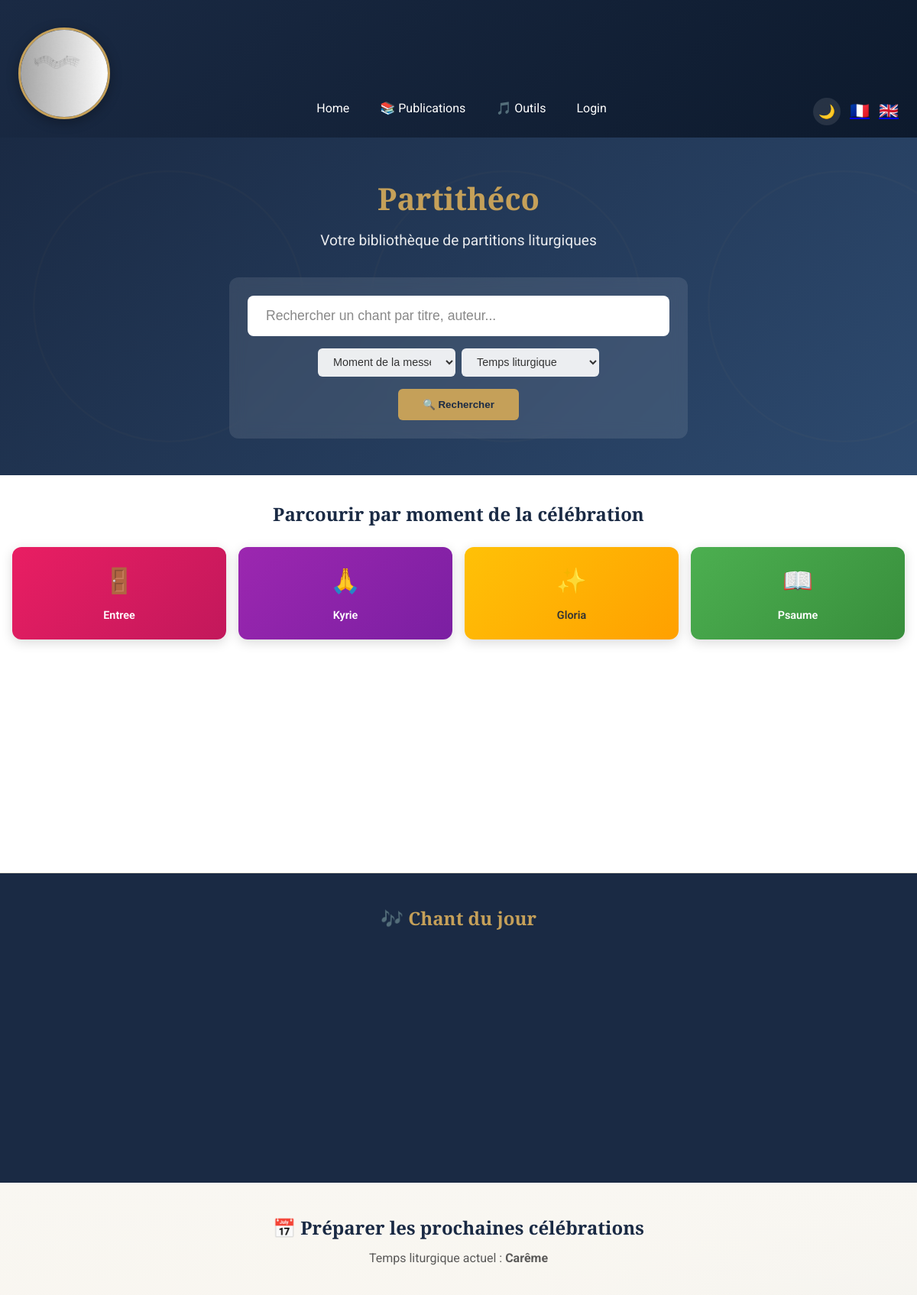
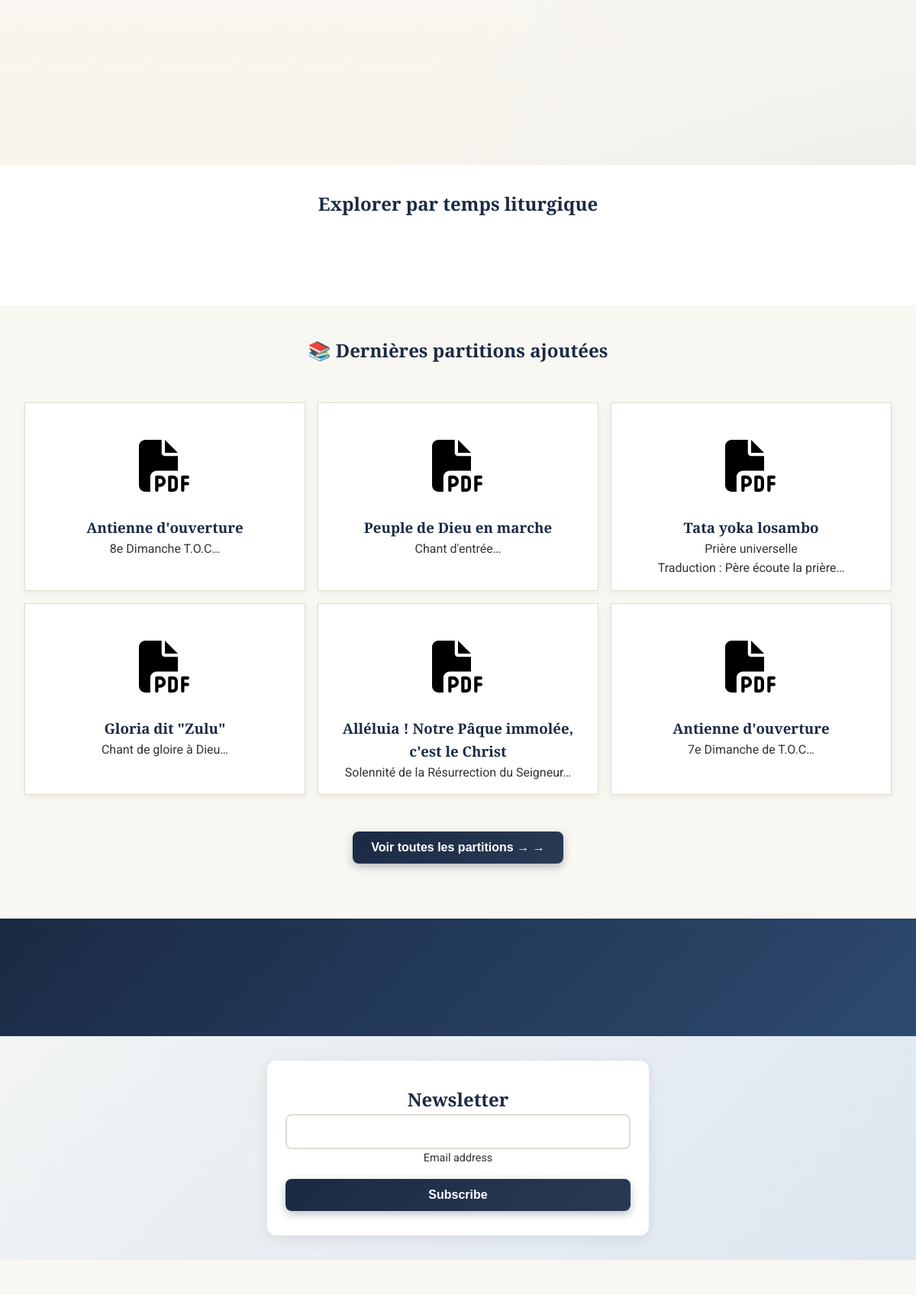
The app's page /index.php?lang=en (upper part) with its own data (2 pictures, top to bottom).
### tables this page shows
CREATE TABLE projects (
                id INTEGER PRIMARY KEY AUTOINCREMENT,
                user_id INTEGER NOT NULL,
                title TEXT NOT NULL,
                description TEXT NOT NULL,
                thumbnail TEXT,
                date_publication DATETIME DEFAULT CURRENT_TIMESTAMP, media TEXT, author TEXT, arranger TEXT, genre TEXT, tonality TEXT, moment_messe TEXT, temps_liturgique TEXT, is_liturgical BOOLEAN DEFAULT 0, voix TEXT,
                FOREIGN KEY(user_id) REFERENCES users(id)
            );

### assets/locales/trad.php (called while the page is built, shortened)
<?php
$lang = $_SESSION['lang']
         ?? ($_COOKIE['lang'] ?? 'fr');
$transFile = __DIR__ . "/{$lang}.php";
$t = include $transFile;

### classes/ProjectRepository.php (called while the page is built, shortened)
<?php
class ProjectRepository {
    private PDO $pdo;
    public function __construct(PDO $pdo) {
        $this->pdo = $pdo;
    }
    public function getProjects(int $limit = 5, int $offset = 0): array {
        $stmt = $this->pdo->prepare("
            SELECT p.*, u.username
            FROM projects p
            JOIN users u ON p.user_id = u.id
            ORDER BY p.date_publication DESC
            LIMIT :limit OFFSET :offset
        ");
        $stmt->bindValue(':limit', $limit, PDO::PARAM_INT);
        $stmt->bindValue(':offset', $offset, PDO::PARAM_INT);
        $stmt->execute();
        return $stmt->fetchAll(PDO::FETCH_ASSOC);
    }
}

### classes/CatalogService.php (called while the page is built, shortened)
<?php
class CatalogService {
    public function getMoments(): array {
        return [
            ['slug' => 'entree', 'nom' => 'Entree', 'icon' => '🚪'],
            ['slug' => 'kyrie', 'nom' => 'Kyrie', 'icon' => '🙏'],
            ['slug' => 'gloria', 'nom' => 'Gloria', 'icon' => '✨'],
            ['slug' => 'psaume', 'nom' => 'Psaume', 'icon' => '📖'],
            ['slug' => 'acclamation', 'nom' => 'Acclamation', 'icon' => '🎵'],
            ['slug' => 'credo', 'nom' => 'Credo', 'icon' => '✝️'],
            ['slug' => 'offertoire', 'nom' => 'Offertoire', 'icon' => '🍞'],
            ['slug' => 'sanctus', 'nom' => 'Sanctus', 'icon' => '👼'],
            ['slug' => 'agnus', 'nom' => 'Agnus Dei', 'icon' => '🐑'],
            ['slug' => 'communion', 'nom' => 'Communion', 'icon' => '🍷'],
            ['slug' => 'envoi', 'nom' => 'Envoi', 'icon' => '🕊️'],
            ['slug' => 'marie', 'nom' => 'Chants a Marie', 'icon' => '💙'],
        ];
    }
    public function getTempsLiturgiques(bool $lowercaseSlugs = false): array {
        if ($lowercaseSlugs) {
            return [
                ['slug' => 'avent', 'nom' => 'Avent'],
                ['slug' => 'noel', 'nom' => 'Noël'],
                ['slug' => 'careme', 'nom' => 'Carême'],
                ['slug' => 'paques', 'nom' => 'Pâques'],
                ['slug' => 'ordinaire', 'nom' => 'Temps Ordinaire'],
            ];
        }
        return [
            ['slug' => 'Avent', 'nom' => 'Avent'],
            ['slug' => 'Noël', 'nom' => 'Noël'],
            ['slug' => 'Carême', 'nom' => 'Carême'],
            ['slug' => 'Pâques', 'nom' => 'Pâques'],
            ['slug' => 'Ordinaire', 'nom' => 'Temps Ordinaire'],
        ];
    }
    public function buildHomePageData(ProjectRepository $projectRepository): array {
        $projects = $projectRepository->getProjects(6, 0);
        $allProjects = $projectRepository->getProjects(100, 0);
        $chantDuJour = !empty($allProjects) ? $allProjects[array_rand($allProjects)] : null;
        try {
            $season = LiturgicalCalendar::nextSundaySeason();
            $suggestions = $projectRepository->getByTemps($season, 4);
        } catch (\Throwable $e) {
            $season = 'Ordinaire';
            $suggestions = [];
        }
        $prochainsDimanches = [];
        $today = new \DateTime();
        for ($i = 0; $i < 3; $i++) {
            $sunday = clone $today;
            $sunday->modify('next sunday');
            $sunday->modify("+{$i} week");
            $prochainsDimanches[] = [
                'date' => $sunday->format('d/m/Y'),
                'jour' => $sunday->format('l'),
                'temps' => $season,
            ];
        }
        return [
            'projects' => $projects,
            'allProjects' => $allProjects,
            'chantDuJour' => $chantDuJour,
            'season' => $season,
            'suggestions' => $suggestions,
            'prochainsDimanches' => $prochainsDimanches,
            'totalPartitions' => count($allProjects),
            'moments' => $this->getMoments(),
            'tempsLiturgiques' => $this->getTempsLiturgiques(true),
        ];
    }
}

### classes/LiturgicalCalendar.php (called while the page is built, shortened)
<?php
class LiturgicalCalendar {
    public static function easterDate(int $year): \DateTime {
        $a = $year % 19;
        $b = intdiv($year, 100);
        $c = $year % 100;
        $d = intdiv($b, 4);
        $e = $b % 4;
        $f = intdiv($b + 8, 25);
        $g = intdiv($b - $f + 1, 3);
        $h = (19 * $a + $b - $d - $g + 15) % 30;
        $i = intdiv($c, 4);
        $k = $c % 4;
        $l = (32 + 2 * $e + 2 * $i - $h - $k) % 7;
        $m = intdiv($a + 11 * $h + 22 * $l, 451);
        $month = intdiv($h + $l - 7 * $m + 114, 31);
        $day = (($h + $l - 7 * $m + 114) % 31) + 1;
        return new \DateTime("$year-$month-$day");
    }
    public static function getSeason(\DateTime $date): string {
        $year = (int)$date->format('Y');
        $easter = self::easterDate($year);
        $ashWednesday = (clone $easter)->modify('-46 days');
        $christmas = new \DateTime("$year-12-25");
        $adventStart = clone $christmas;
        $prevChristmas = new \DateTime(($year - 1) . "-12-25");
        $epiphany = new \DateTime("$year-01-06");
        $baptismOfLord = (clone $epiphany)->modify('next sunday');
        $holyThursday = (clone $easter)->modify('-3 days');
        if ($date >= $ashWednesday && $date < $holyThursday) {
            return 'Carême';
        }
        return 'Ordinaire';
    }
    public static function nextSundaySeason(): string {
        $today = new \DateTime();
        $nextSunday = clone $today;
        if ($today->format('N') != 7) {
            $nextSunday->modify('next sunday');
        }
        return self::getSeason($nextSunday);
    }
}

### index.php (the view, shortened to what this page needs)
<?php
require_once __DIR__ . '/assets/locales/trad.php';
$successNL = false;
$db         = new Database();
$pdo        = $db->getPDO();
$projectRepository = new ProjectRepository($pdo);
$catalogService = new CatalogService();
$homeData = $catalogService->buildHomePageData($projectRepository);
extract($homeData, EXTR_SKIP);
include __DIR__ . '/includes/header.php';
include __DIR__ . '/includes/navbar.php';
?>
<main>
  <section class="hero-section">
    <div class="hero-content">
      <h1>Partithéco</h1>
      <p class="tagline">Votre bibliothèque de partitions liturgiques</p>
      <div class="hero-search">
        <form action="publications.php" method="get">
          <input type="text" name="q" placeholder="Rechercher un chant par titre, auteur...">
          <div class="search-filters-row">
            <select name="moment">
              <option value="">Moment de la messe</option>
            </select>
            <select name="temps">
              <option value="">Temps liturgique</option>
            </select>
          </div>
          <button type="submit" class="btn-search">🔍 Rechercher</button>
        </form>
      </div>
    </div>
  </section>
  <section class="moments-nav">
    <h2>Parcourir par moment de la célébration</h2>
    <div class="moments-grid">
      <?php foreach ($moments as $m): ?>
        <a href="publications.php?moment=<?= $m['slug'] ?>&lang=<?= $lang ?>" class="moment-card <?= $m['slug'] ?>">
          <span class="icon"><?= $m['icon'] ?></span>
          <span><?= $m['nom'] ?></span>
        </a>
      <?php endforeach; ?>
    </div>
  </section>
  <?php if ($chantDuJour): ?>
  <section class="chant-jour">
    <h2>🎶 Chant du jour</h2>
  </section>
  <?php endif; ?>
  <section class="calendar-section">
    <h2>📅 Préparer les prochaines célébrations</h2>
    <p class="subtitle">Temps liturgique actuel : <strong><?= htmlspecialchars($season) ?></strong></p>
    <div class="calendar-cards">
    </div>
  </section>
  <section class="temps-section">
    <h2>Explorer par temps liturgique</h2>
    <div class="temps-grid">
    </div>
  </section>
  <section class="publications-section">
    <h2>📚 Dernières partitions ajoutées</h2>
    <div id="projectsContainer">
      <?php $i = 0; ?>
      <?php foreach ($projects as $project): ?>
        <?php
          $file    = $project['thumbnail'] ?? '';
          $ext     = strtolower(pathinfo($file, PATHINFO_EXTENSION));
          $fileUrl = "assets/img/{$file}";
          $detail  = "project.php?id={$project['id']}&lang={$lang}";
        ?>
        <div class="project-item" style="--order: <?= $i++ ?>">
          <?php if (in_array($ext, ['jpg','jpeg','png','gif'])): ?>
            <a href="javascript:void(0)" onclick="openLightbox('<?= htmlspecialchars($fileUrl) ?>')">
              <img
                src="<?= htmlspecialchars($fileUrl) ?>"
                alt="<?= htmlspecialchars($project['title'], ENT_NOQUOTES, 'UTF-8', false) ?>"
                class="project-thumbnail">
            </a>
          <?php elseif ($ext === 'pdf'): ?>
            <a href="javascript:void(0)" onclick="openPDF('<?= htmlspecialchars($fileUrl) ?>')">
              <img
                src="/assets/static/file-pdf-solid.svg"
                alt="PDF : <?= htmlspecialchars($project['title'],ENT_NOQUOTES, 'UTF-8', false) ?>"
                class="project-thumbnail pdf-icon">
            </a>
          <?php endif; ?>
          <h3>
            <a href="<?= htmlspecialchars($detail) ?>">
              <?= htmlspecialchars($project['title'], ENT_NOQUOTES, 'UTF-8', false) ?>
            </a>
          </h3>
          <p>
            <?= nl2br(htmlspecialchars(substr($project['description'], 0, 80), ENT_NOQUOTES, 'UTF-8', false)) ?>…
          </p>
        </div>
      <?php endforeach; ?>
    </div>
    <button
      type="button"
      class="btn-load-more"
      onclick="location.href='publications.php?lang=<?= htmlspecialchars($lang) ?>'">
      Voir toutes les partitions →
    </button>
  </section>
  <section class="stats-section">
    <div class="stats-grid">
    </div>
  </section>
  <section id="newsletter" class="animated-form centered-section">
    <h2 class="fade-in-up" style="--delay:0.1s;">
      <?= htmlspecialchars($t['newsletter']['title']) ?>
    </h2>
    <?php if (!empty($successNL)): ?>
      <p class="fade-in-up" style="--delay:0.2s;">
        <?= htmlspecialchars($t['newsletter']['success']) ?>
      </p>
    <?php else: ?>
      <?php $delay = 0.2; ?>
      <form method="post" class="newsletter-form" novalidate>
        <div class="form-group" style="--delay:<?= $delay ?>s">
          <input
            type="email"
            id="newsletterEmail"
            name="newsletter_email"
            placeholder=" "
            required>
          <label for="newsletterEmail">
            <?= htmlspecialchars($t['form']['email']) ?>
          </label>
          <div class="form-line"></div>
        </div>
        <?php $delay += 0.1; ?>
        <button
          type="submit"
          name="newsletter_submit"
          class="form-btn btn-primary"
          style="--delay:<?= $delay ?>s;">
          <?= htmlspecialchars($t['buttons']['subscribe']) ?>
        </button>
      </form>
    <?php endif; ?>
  </section>
</main>

### assets/css/base.css (style rules this page uses)
:root { --color-lit-night: #1a2a44; --color-lit-gold: #c5a059; --color-lit-white: #f9f7f2; --color-lit-accent: #8e2424; --primary-light: var(--color-lit-night); --text-action: var(--color-lit-accent); --background: var(--color-lit-white); --font-family: 'Roboto', Arial, sans-serif; --card-bg: #ffffff; --text-color: #333333; --border-color: #e0dcd0; --navbar-shadow: rgba(0,0,0,0.15); --skeleton-bg: #e8e4dc; }
*, *::before, *::after { box-sizing: border-box; margin: 0; padding: 0; }
html, body { height: 100%; }
body { display: flex; flex-direction: column; min-height: 100vh; font-family: var(--font-family); background-color: var(--background); color: var(--text-color); line-height: 1.6; transition: background-color 0.3s, color 0.3s; }
main { flex: 1; position: relative; z-index: 0; transition: background 0.3s; }
main { background: linear-gradient( 135deg, rgba(255, 255, 255, 0.272) 50%, rgba(220,230,240,0.95) 100% ); }

### assets/css/animations.css (style rules this page uses)
.fade-in-up { opacity: 0; transform: translateY(20px); animation: fadeInUp 0.6s ease-out forwards; animation-delay: var(--delay, 0s); text-align: center; }

### assets/css/buttons.css (style rules this page uses)
.btn-primary, .btn-load-more, .newsletter-form button, .comment-form button, #backToTop { display: inline-flex; align-items: center; justify-content: center; gap: 0.5rem; padding: 0.75rem 1.5rem; background: linear-gradient(135deg, var(--color-lit-night) 0%, #2a3a54 100%); color: #fff; font-weight: 600; font-size: 1rem; border: none; border-radius: 8px; box-shadow: 0 4px 12px rgba(26, 42, 68, 0.3); cursor: pointer; transition: all 0.3s ease; text-decoration: none; }
.btn-load-more { display: block; margin: 2rem auto; }
.btn-load-more::after { content: '→'; transition: margin-left 0.2s ease; }

### assets/css/projects.css (style rules this page uses)
#projectsContainer { display:flex !important; flex-wrap:wrap !important; gap:1rem !important; padding:1rem !important; justify-content: center !important; }
.project-item { background: var(--card-bg); border: 1px solid var(--border-color); padding: 1rem; flex: 1 1 300px; box-shadow: 0 0 5px rgba(0,0,0,0.1); transition: transform .3s, box-shadow .3s, background .3s, border .3s; opacity: 0; transform: translateY(20px); animation: fadeInUp .6s ease-out forwards; animation-delay: calc(var(--order)*100ms); }
.project-thumbnail { width:100%; height:100px; object-fit:cover; border-radius:4px; margin-bottom:.5rem; }
.pdf-icon { display:block; width:150px; margin:1rem auto; object-fit:contain; background:#fff; padding:1rem; border-radius:4px; }
.project-item h3, .project-item p { text-align:center; }
.project-item a { text-decoration:none; color: var(--text-action); font-weight:bold; }

### assets/css/forms.css (style rules this page uses)
.animated-form { width: 90%; max-width: 800px; margin: 2rem auto; padding: 2rem 1.5rem; background: var(--card-bg); border-radius: 12px; box-shadow: 0 4px 20px rgba(0,0,0,0.08); }
.form-group { position: relative; margin-bottom: 1.5rem; opacity: 0; transform: translateY(20px); animation: fadeInUp 0.6s ease-out forwards; animation-delay: var(--delay, 0s); }
.form-group input, .form-group textarea, .form-group select { width: 100%; border: none; border-bottom: 2px solid var(--color-lit-night); padding: 0.8rem 0; background: transparent; font-size: 1rem; color: var(--text-color); outline: none; transition: border-color 0.3s ease; }
.form-group input::placeholder, .form-group textarea::placeholder { color: #999; font-style: italic; }
.form-group label { position: absolute; top: 0.8rem; left: 0; font-size: 1rem; color: var(--text-color); opacity: 0.7; pointer-events: none; transition: transform 0.3s, font-size 0.3s, color 0.3s, opacity 0.3s; }
.form-group input:focus + label, .form-group input:not(:placeholder-shown) + label, .form-group textarea:focus + label, .form-group textarea:not(:placeholder-shown) + label { transform: translateY(-1.5rem) scale(0.85); color: var(--color-lit-gold); }
.form-line { position: absolute; bottom: 0; left: 0; width: 100%; height: 2px; overflow: hidden; }
.form-line::before { content: ""; position: absolute; width: 100%; height: 100%; background: var(--color-lit-gold); transform: scaleX(0); transform-origin: left; transition: transform 0.3s ease; }
.form-btn { margin-top: 1.5rem; width: 100%; padding: 1rem 2rem; background: linear-gradient(135deg, var(--color-lit-night) 0%, #2a3a54 100%); color: white; border: none; border-radius: 8px; font-size: 1.1rem; font-weight: 600; cursor: pointer; transition: all 0.3s ease; }

### records on screen
projects: title "Antienne d'ouverture", description "8e Dimanche T.O.C"
projects: title "Peuple de Dieu en marche", description "Chant d'entrée"
projects: title "Tata yoka losambo", description "Prière universelle Traduction : Père écoute la prière"
projects: title "Gloria dit \"Zulu\"", description "Chant de gloire à Dieu"
projects: title "Alléluia ! Notre Pâque immolée, c'est le Christ", description "Solennité de la Résurrection du Seigneur"
projects: title "Antienne d'ouverture", description "7e Dimanche de T.O.C"

### other values on screen
$t['nav']['home'] "Home"
$t['nav']['login'] "Login"
$m['icon'] "🚪"
$m['nom'] "Entree"
$m['icon'] "🙏"
$m['nom'] "Kyrie"
$m['icon'] "✨"
$m['nom'] "Gloria"
$m['icon'] "📖"
$m['nom'] "Psaume"
$season "Carême"
$t['newsletter']['title'] "Newsletter"
$t['form']['email'] "Email address"
$t['buttons']['subscribe'] "Subscribe"
